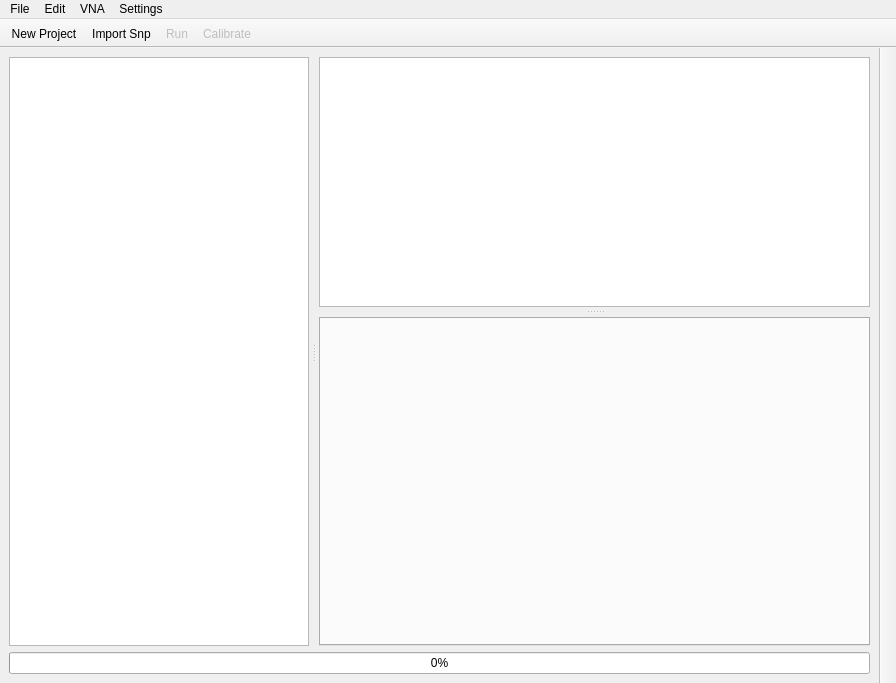
<?xml version="1.0" encoding="UTF-8"?>
<ui version="4.0">
 <class>MainWindow</class>
 <widget class="QMainWindow" name="MainWindow">
  <property name="geometry">
   <rect>
    <x>0</x>
    <y>0</y>
    <width>896</width>
    <height>683</height>
   </rect>
  </property>
  <property name="minimumSize">
   <size>
    <width>896</width>
    <height>683</height>
   </size>
  </property>
  <property name="windowTitle">
   <string>Belden Network Analyzer Software </string>
  </property>
  <property name="windowOpacity">
   <double>42.000000000000000</double>
  </property>
  <property name="unifiedTitleAndToolBarOnMac">
   <bool>false</bool>
  </property>
  <widget class="QWidget" name="centralwidget">
   <layout class="QHBoxLayout" name="horizontalLayout_3">
    <item>
     <layout class="QVBoxLayout" name="verticalLayout_4">
      <item>
       <widget class="QSplitter" name="splitter_2">
        <property name="cursor">
         <cursorShape>ArrowCursor</cursorShape>
        </property>
        <property name="orientation">
         <enum>Qt::Horizontal</enum>
        </property>
        <property name="opaqueResize">
         <bool>true</bool>
        </property>
        <property name="handleWidth">
         <number>10</number>
        </property>
        <property name="childrenCollapsible">
         <bool>false</bool>
        </property>
        <widget class="QTableWidget" name="sampleTable">
         <property name="sizePolicy">
          <sizepolicy hsizetype="Ignored" vsizetype="Expanding">
           <horstretch>1</horstretch>
           <verstretch>0</verstretch>
          </sizepolicy>
         </property>
         <property name="minimumSize">
          <size>
           <width>50</width>
           <height>507</height>
          </size>
         </property>
         <property name="maximumSize">
          <size>
           <width>300</width>
           <height>16777215</height>
          </size>
         </property>
         <property name="alternatingRowColors">
          <bool>true</bool>
         </property>
         <property name="selectionBehavior">
          <enum>QAbstractItemView::SelectRows</enum>
         </property>
         <attribute name="horizontalHeaderVisible">
          <bool>true</bool>
         </attribute>
         <attribute name="verticalHeaderVisible">
          <bool>false</bool>
         </attribute>
        </widget>
        <widget class="QWidget" name="verticalLayoutWidget">
         <layout class="QVBoxLayout" name="verticalLayout_3">
          <item>
           <widget class="QSplitter" name="splitter">
            <property name="cursor">
             <cursorShape>ArrowCursor</cursorShape>
            </property>
            <property name="orientation">
             <enum>Qt::Vertical</enum>
            </property>
            <property name="opaqueResize">
             <bool>true</bool>
            </property>
            <property name="handleWidth">
             <number>10</number>
            </property>
            <property name="childrenCollapsible">
             <bool>false</bool>
            </property>
            <widget class="Canvas" name="graphicsView">
             <property name="sizePolicy">
              <sizepolicy hsizetype="Expanding" vsizetype="Preferred">
               <horstretch>0</horstretch>
               <verstretch>0</verstretch>
              </sizepolicy>
             </property>
             <property name="minimumSize">
              <size>
               <width>0</width>
               <height>250</height>
              </size>
             </property>
             <property name="autoFillBackground">
              <bool>true</bool>
             </property>
            </widget>
            <widget class="QTabWidget" name="param_tabs">
             <property name="sizePolicy">
              <sizepolicy hsizetype="Expanding" vsizetype="Expanding">
               <horstretch>0</horstretch>
               <verstretch>100</verstretch>
              </sizepolicy>
             </property>
            </widget>
           </widget>
          </item>
         </layout>
        </widget>
       </widget>
      </item>
      <item>
       <widget class="QProgressBar" name="progressBar">
        <property name="value">
         <number>0</number>
        </property>
        <property name="textVisible">
         <bool>true</bool>
        </property>
       </widget>
      </item>
     </layout>
    </item>
   </layout>
  </widget>
  <widget class="QToolBar" name="toolBar2">
   <property name="windowTitle">
    <string>toolBar</string>
   </property>
   <property name="movable">
    <bool>false</bool>
   </property>
   <attribute name="toolBarArea">
    <enum>RightToolBarArea</enum>
   </attribute>
   <attribute name="toolBarBreak">
    <bool>false</bool>
   </attribute>
  </widget>
  <widget class="QToolBar" name="toolBar">
   <property name="enabled">
    <bool>true</bool>
   </property>
   <property name="font">
    <font>
     <strikeout>false</strikeout>
    </font>
   </property>
   <property name="windowTitle">
    <string>toolBar_2</string>
   </property>
   <property name="movable">
    <bool>false</bool>
   </property>
   <property name="floatable">
    <bool>true</bool>
   </property>
   <attribute name="toolBarArea">
    <enum>TopToolBarArea</enum>
   </attribute>
   <attribute name="toolBarBreak">
    <bool>false</bool>
   </attribute>
   <addaction name="actionNew_Project"/>
   <addaction name="actionToolbar_Import_SnP"/>
   <addaction name="actionRun"/>
   <addaction name="actionCalibrate_2"/>
  </widget>
  <widget class="QMenuBar" name="menuBar">
   <property name="geometry">
    <rect>
     <x>0</x>
     <y>0</y>
     <width>896</width>
     <height>22</height>
    </rect>
   </property>
   <widget class="QMenu" name="menuFile">
    <property name="title">
     <string>File</string>
    </property>
    <addaction name="actionImport_Project"/>
    <addaction name="actionImport_SnP"/>
    <addaction name="separator"/>
    <addaction name="actionSave_Project"/>
    <addaction name="separator"/>
    <addaction name="actionExport_Excel"/>
    <addaction name="actionGenerate_Report"/>
    <addaction name="separator"/>
    <addaction name="actionExit"/>
    <addaction name="separator"/>
   </widget>
   <widget class="QMenu" name="menuEdit">
    <property name="title">
     <string>Edit</string>
    </property>
    <addaction name="actionCut"/>
    <addaction name="actionCopy"/>
    <addaction name="actionPaste"/>
    <addaction name="actionDelete"/>
    <addaction name="separator"/>
    <addaction name="actionUndo"/>
    <addaction name="actionRedo"/>
    <addaction name="separator"/>
    <addaction name="actionSelect_All"/>
    <addaction name="separator"/>
    <addaction name="actionFind"/>
   </widget>
   <widget class="QMenu" name="menuSettings">
    <property name="title">
     <string>Settings</string>
    </property>
    <addaction name="actionConfigure_Test"/>
    <addaction name="actionConfigure_Reports"/>
    <addaction name="separator"/>
    <addaction name="actionTest"/>
   </widget>
   <widget class="QMenu" name="menuVNA">
    <property name="title">
     <string>VNA</string>
    </property>
    <addaction name="actionConnect"/>
    <addaction name="actionDisconnect"/>
    <addaction name="separator"/>
    <addaction name="actionMeasure"/>
    <addaction name="actionCalibrate"/>
    <addaction name="separator"/>
    <addaction name="actionWho_am_I"/>
   </widget>
   <addaction name="menuFile"/>
   <addaction name="menuEdit"/>
   <addaction name="menuVNA"/>
   <addaction name="menuSettings"/>
  </widget>
  <action name="actionImport_SnP">
   <property name="text">
    <string>Import SnP</string>
   </property>
  </action>
  <action name="actionImport_Project">
   <property name="checkable">
    <bool>false</bool>
   </property>
   <property name="checked">
    <bool>false</bool>
   </property>
   <property name="text">
    <string>Import Project</string>
   </property>
  </action>
  <action name="actionSave_Project">
   <property name="text">
    <string>Save Project</string>
   </property>
  </action>
  <action name="actionExport_Excel">
   <property name="text">
    <string>Export Excel</string>
   </property>
  </action>
  <action name="actionGenerate_Report">
   <property name="text">
    <string>Generate Report</string>
   </property>
  </action>
  <action name="actionExit">
   <property name="text">
    <string>Exit</string>
   </property>
  </action>
  <action name="actionCut">
   <property name="text">
    <string>Cut</string>
   </property>
  </action>
  <action name="actionCopy">
   <property name="text">
    <string>Copy</string>
   </property>
  </action>
  <action name="actionPaste">
   <property name="text">
    <string>Paste</string>
   </property>
  </action>
  <action name="actionDelete">
   <property name="text">
    <string>Delete</string>
   </property>
  </action>
  <action name="actionUndo">
   <property name="text">
    <string>Undo</string>
   </property>
  </action>
  <action name="actionRedo">
   <property name="text">
    <string>Redo</string>
   </property>
  </action>
  <action name="actionFind">
   <property name="text">
    <string>Find</string>
   </property>
  </action>
  <action name="actionSelect_All">
   <property name="text">
    <string>Select All</string>
   </property>
  </action>
  <action name="actionConfigure_Test">
   <property name="text">
    <string>Configure Test</string>
   </property>
  </action>
  <action name="actionConnect_to_VNA">
   <property name="text">
    <string>Connect</string>
   </property>
  </action>
  <action name="actionConfigure_Reports">
   <property name="text">
    <string>Configure Reports</string>
   </property>
  </action>
  <action name="actionAbout">
   <property name="text">
    <string>About</string>
   </property>
  </action>
  <action name="actionTest">
   <property name="text">
    <string>Test</string>
   </property>
  </action>
  <action name="actionToolbar_Import_SnP">
   <property name="checkable">
    <bool>false</bool>
   </property>
   <property name="icon">
    <iconset resource="images.qrc">
     <normaloff>:/Pictures/Icons/ImportFIle2.png</normaloff>:/Pictures/Icons/ImportFIle2.png</iconset>
   </property>
   <property name="text">
    <string>Import Snp</string>
   </property>
   <property name="toolTip">
    <string>Import SnP file</string>
   </property>
  </action>
  <action name="actionNew_Project">
   <property name="checkable">
    <bool>false</bool>
   </property>
   <property name="icon">
    <iconset resource="images.qrc">
     <normaloff>:/Pictures/Icons/newProject.png</normaloff>:/Pictures/Icons/newProject.png</iconset>
   </property>
   <property name="text">
    <string>New Project</string>
   </property>
   <property name="toolTip">
    <string>Create New Project</string>
   </property>
  </action>
  <action name="actionConnect">
   <property name="text">
    <string>Connect</string>
   </property>
  </action>
  <action name="actionWho_am_I">
   <property name="enabled">
    <bool>false</bool>
   </property>
   <property name="text">
    <string>Who am I ?</string>
   </property>
  </action>
  <action name="actionMeasure">
   <property name="enabled">
    <bool>false</bool>
   </property>
   <property name="text">
    <string>Measure</string>
   </property>
  </action>
  <action name="actionCalibrate">
   <property name="enabled">
    <bool>false</bool>
   </property>
   <property name="text">
    <string>Calibrate</string>
   </property>
  </action>
  <action name="actionDisconnect">
   <property name="enabled">
    <bool>false</bool>
   </property>
   <property name="text">
    <string>Disconnect</string>
   </property>
  </action>
  <action name="actionRun">
   <property name="enabled">
    <bool>false</bool>
   </property>
   <property name="icon">
    <iconset resource="images.qrc">
     <normaloff>:/Pictures/Icons/Run.png</normaloff>
     <disabledoff>:/Pictures/Icons/Run_disabled.png</disabledoff>
     <disabledon>:/Pictures/Icons/Run_disabled.png</disabledon>:/Pictures/Icons/Run.png</iconset>
   </property>
   <property name="text">
    <string>Run</string>
   </property>
  </action>
  <action name="actionCalibrate_2">
   <property name="enabled">
    <bool>false</bool>
   </property>
   <property name="icon">
    <iconset resource="images.qrc">
     <normaloff>:/Pictures/Icons/calibrate.png</normaloff>
     <disabledoff>:/Pictures/Icons/calibrate_disabled.png</disabledoff>
     <disabledon>:/Pictures/Icons/calibrate_disabled.png</disabledon>:/Pictures/Icons/calibrate.png</iconset>
   </property>
   <property name="text">
    <string>Calibrate</string>
   </property>
  </action>
 </widget>
 <customwidgets>
  <customwidget>
   <class>Canvas</class>
   <extends>QGraphicsView</extends>
   <header>canvas.h</header>
  </customwidget>
 </customwidgets>
 <resources>
  <include location="images.qrc"/>
 </resources>
 <connections>
  <connection>
   <sender>actionToolbar_Import_SnP</sender>
   <signal>triggered()</signal>
   <receiver>MainWindow</receiver>
   <slot>importSnp()</slot>
   <hints>
    <hint type="sourcelabel">
     <x>-1</x>
     <y>-1</y>
    </hint>
    <hint type="destinationlabel">
     <x>447</x>
     <y>341</y>
    </hint>
   </hints>
  </connection>
  <connection>
   <sender>actionNew_Project</sender>
   <signal>triggered()</signal>
   <receiver>MainWindow</receiver>
   <slot>newProject()</slot>
   <hints>
    <hint type="sourcelabel">
     <x>-1</x>
     <y>-1</y>
    </hint>
    <hint type="destinationlabel">
     <x>447</x>
     <y>341</y>
    </hint>
   </hints>
  </connection>
  <connection>
   <sender>sampleTable</sender>
   <signal>itemSelectionChanged()</signal>
   <receiver>MainWindow</receiver>
   <slot>setActiveSample()</slot>
   <hints>
    <hint type="sourcelabel">
     <x>162</x>
     <y>357</y>
    </hint>
    <hint type="destinationlabel">
     <x>447</x>
     <y>341</y>
    </hint>
   </hints>
  </connection>
  <connection>
   <sender>param_tabs</sender>
   <signal>currentChanged(int)</signal>
   <receiver>MainWindow</receiver>
   <slot>tabChange()</slot>
   <hints>
    <hint type="sourcelabel">
     <x>596</x>
     <y>490</y>
    </hint>
    <hint type="destinationlabel">
     <x>447</x>
     <y>341</y>
    </hint>
   </hints>
  </connection>
  <connection>
   <sender>actionRun</sender>
   <signal>triggered()</signal>
   <receiver>MainWindow</receiver>
   <slot>aquire()</slot>
   <hints>
    <hint type="sourcelabel">
     <x>-1</x>
     <y>-1</y>
    </hint>
    <hint type="destinationlabel">
     <x>447</x>
     <y>341</y>
    </hint>
   </hints>
  </connection>
  <connection>
   <sender>actionImport_SnP</sender>
   <signal>triggered()</signal>
   <receiver>MainWindow</receiver>
   <slot>importSnp()</slot>
   <hints>
    <hint type="sourcelabel">
     <x>-1</x>
     <y>-1</y>
    </hint>
    <hint type="destinationlabel">
     <x>447</x>
     <y>341</y>
    </hint>
   </hints>
  </connection>
  <connection>
   <sender>actionConnect</sender>
   <signal>triggered()</signal>
   <receiver>MainWindow</receiver>
   <slot>connect()</slot>
   <hints>
    <hint type="sourcelabel">
     <x>-1</x>
     <y>-1</y>
    </hint>
    <hint type="destinationlabel">
     <x>447</x>
     <y>341</y>
    </hint>
   </hints>
  </connection>
  <connection>
   <sender>actionWho_am_I</sender>
   <signal>triggered()</signal>
   <receiver>MainWindow</receiver>
   <slot>whoAmI()</slot>
   <hints>
    <hint type="sourcelabel">
     <x>-1</x>
     <y>-1</y>
    </hint>
    <hint type="destinationlabel">
     <x>447</x>
     <y>341</y>
    </hint>
   </hints>
  </connection>
  <connection>
   <sender>actionMeasure</sender>
   <signal>triggered()</signal>
   <receiver>MainWindow</receiver>
   <slot>aquire()</slot>
   <hints>
    <hint type="sourcelabel">
     <x>-1</x>
     <y>-1</y>
    </hint>
    <hint type="destinationlabel">
     <x>447</x>
     <y>341</y>
    </hint>
   </hints>
  </connection>
  <connection>
   <sender>actionCalibrate_2</sender>
   <signal>triggered()</signal>
   <receiver>MainWindow</receiver>
   <slot>calibrate()</slot>
   <hints>
    <hint type="sourcelabel">
     <x>-1</x>
     <y>-1</y>
    </hint>
    <hint type="destinationlabel">
     <x>447</x>
     <y>341</y>
    </hint>
   </hints>
  </connection>
  <connection>
   <sender>actionDisconnect</sender>
   <signal>triggered()</signal>
   <receiver>MainWindow</receiver>
   <slot>disconnect()</slot>
   <hints>
    <hint type="sourcelabel">
     <x>-1</x>
     <y>-1</y>
    </hint>
    <hint type="destinationlabel">
     <x>447</x>
     <y>341</y>
    </hint>
   </hints>
  </connection>
 </connections>
 <slots>
  <slot>importSnp()</slot>
  <slot>newProject()</slot>
  <slot>setActiveSample()</slot>
  <slot>tabChange()</slot>
  <slot>connect()</slot>
  <slot>aquire()</slot>
  <slot>calibrate()</slot>
  <slot>disconnect()</slot>
  <slot>whoAmI()</slot>
 </slots>
</ui>
